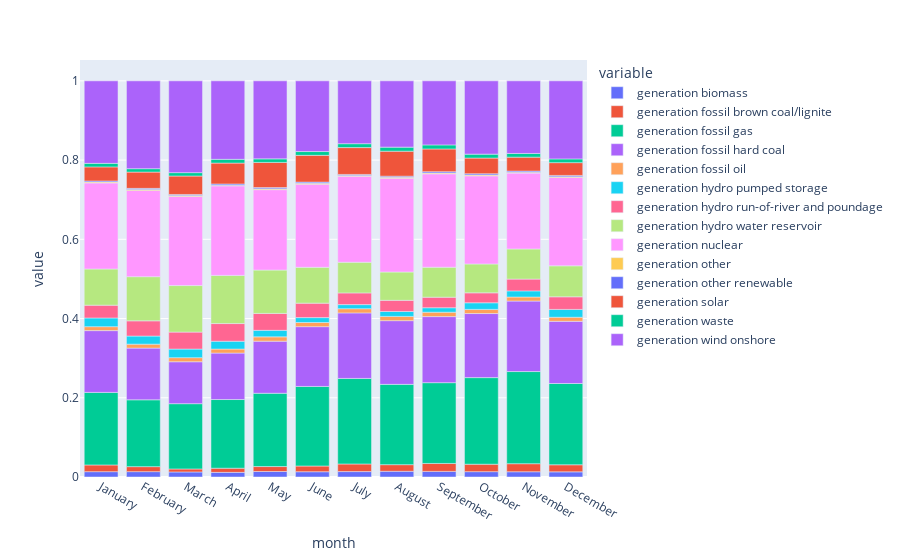

Notebook code cell kept with this figure:
### Code cell
fig= px.bar(df_generation)
fig.show()

### Figure 1 — Plotly figure (JSON) as saved in the notebook; plotly's stock layout.template omitted (floating-point values rounded to 4 significant figures)
{"data": [{"alignmentgroup": "True", "hovertemplate": "variable=generation biomass<br>month=%{x}<br>value=%{y}<extra></extra>", "legendgroup": "generation biomass", "marker": {"color": "#636efa", "pattern": {"shape": ""}}, "name": "generation biomass", "offsetgroup": "generation biomass", "orientation": "v", "showlegend": true, "textposition": "auto", "type": "bar", "x": ["January", "February", "March", "April", "May", "June", "July", "August", "September", "October", "November", "December"], "xaxis": "x", "y": [0.01347, 0.01352, 0.01277, 0.01172, 0.01386, 0.01329, 0.01368, 0.01446, 0.01417, 0.01351, 0.01325, 0.01299], "yaxis": "y"}, {"alignmentgroup": "True", "hovertemplate": "variable=generation fossil brown coal/lignite<br>month=%{x}<br>value=%{y}<extra></extra>", "legendgroup": "generation fossil brown coal/lignite", "marker": {"color": "#EF553B", "pattern": {"shape": ""}}, "name": "generation fossil brown coal/lignite", "offsetgroup": "generation fossil brown coal/lignite", "orientation": "v", "showlegend": true, "textposition": "auto", "type": "bar", "x": ["January", "February", "March", "April", "May", "June", "July", "August", "September", "October", "November", "December"], "xaxis": "x", "y": [0.01694, 0.01264, 0.007524, 0.01053, 0.01248, 0.01448, 0.01917, 0.01669, 0.02001, 0.01878, 0.02034, 0.01785], "yaxis": "y"}, {"alignmentgroup": "True", "hovertemplate": "variable=generation fossil gas<br>month=%{x}<br>value=%{y}<extra></extra>", "legendgroup": "generation fossil gas", "marker": {"color": "#00cc96", "pattern": {"shape": ""}}, "name": "generation fossil gas", "offsetgroup": "generation fossil gas", "orientation": "v", "showlegend": true, "textposition": "auto", "type": "bar", "x": ["January", "February", "March", "April", "May", "June", "July", "August", "September", "October", "November", "December"], "xaxis": "x", "y": [0.1832, 0.1687, 0.1648, 0.1733, 0.1851, 0.2008, 0.216, 0.2027, 0.204, 0.2186, 0.2326, 0.2052], "yaxis": "y"}, {"alignmentgroup": "True", "hovertemplate": "variable=generation fossil hard coal<br>month=%{x}<br>value=%{y}<extra></extra>", "legendgroup": "generation fossil hard coal", "marker": {"color": "#ab63fa", "pattern": {"shape": ""}}, "name": "generation fossil hard coal", "offsetgroup": "generation fossil hard coal", "orientation": "v", "showlegend": true, "textposition": "auto", "type": "bar", "x": ["January", "February", "March", "April", "May", "June", "July", "August", "September", "October", "November", "December"], "xaxis": "x", "y": [0.1559, 0.1305, 0.1058, 0.1173, 0.1315, 0.1509, 0.1654, 0.1608, 0.1668, 0.1618, 0.178, 0.157], "yaxis": "y"}, {"alignmentgroup": "True", "hovertemplate": "variable=generation fossil oil<br>month=%{x}<br>value=%{y}<extra></extra>", "legendgroup": "generation fossil oil", "marker": {"color": "#FFA15A", "pattern": {"shape": ""}}, "name": "generation fossil oil", "offsetgroup": "generation fossil oil", "orientation": "v", "showlegend": true, "textposition": "auto", "type": "bar", "x": ["January", "February", "March", "April", "May", "June", "July", "August", "September", "October", "November", "December"], "xaxis": "x", "y": [0.009967, 0.01009, 0.01032, 0.01013, 0.01084, 0.01045, 0.01058, 0.01073, 0.01109, 0.0105, 0.01017, 0.0102], "yaxis": "y"}, {"alignmentgroup": "True", "hovertemplate": "variable=generation hydro pumped storage<br>month=%{x}<br>value=%{y}<extra></extra>", "legendgroup": "generation hydro pumped storage", "marker": {"color": "#19d3f3", "pattern": {"shape": ""}}, "name": "generation hydro pumped storage", "offsetgroup": "generation hydro pumped storage", "orientation": "v", "showlegend": true, "textposition": "auto", "type": "bar", "x": ["January", "February", "March", "April", "May", "June", "July", "August", "September", "October", "November", "December"], "xaxis": "x", "y": [0.02194, 0.02037, 0.0217, 0.01982, 0.01648, 0.0124, 0.01037, 0.01243, 0.01129, 0.01668, 0.01551, 0.01981], "yaxis": "y"}, {"alignmentgroup": "True", "hovertemplate": "variable=generation hydro run-of-river and poundage<br>month=%{x}<br>value=%{y}<extra></extra>", "legendgroup": "generation hydro run-of-river and poundage", "marker": {"color": "#FF6692", "pattern": {"shape": ""}}, "name": "generation hydro run-of-river and poundage", "offsetgroup": "generation hydro run-of-river and poundage", "orientation": "v", "showlegend": true, "textposition": "auto", "type": "bar", "x": ["January", "February", "March", "April", "May", "June", "July", "August", "September", "October", "November", "December"], "xaxis": "x", "y": [0.03228, 0.03845, 0.04279, 0.04457, 0.04267, 0.03648, 0.0295, 0.02812, 0.02659, 0.02506, 0.0297, 0.03184], "yaxis": "y"}, {"alignmentgroup": "True", "hovertemplate": "variable=generation hydro water reservoir<br>month=%{x}<br>value=%{y}<extra></extra>", "legendgroup": "generation hydro water reservoir", "marker": {"color": "#B6E880", "pattern": {"shape": ""}}, "name": "generation hydro water reservoir", "offsetgroup": "generation hydro water reservoir", "orientation": "v", "showlegend": true, "textposition": "auto", "type": "bar", "x": ["January", "February", "March", "April", "May", "June", "July", "August", "September", "October", "November", "December"], "xaxis": "x", "y": [0.09136, 0.1114, 0.1175, 0.1215, 0.1095, 0.09044, 0.07741, 0.07154, 0.07565, 0.07287, 0.07617, 0.0782], "yaxis": "y"}, {"alignmentgroup": "True", "hovertemplate": "variable=generation nuclear<br>month=%{x}<br>value=%{y}<extra></extra>", "legendgroup": "generation nuclear", "marker": {"color": "#FF97FF", "pattern": {"shape": ""}}, "name": "generation nuclear", "offsetgroup": "generation nuclear", "orientation": "v", "showlegend": true, "textposition": "auto", "type": "bar", "x": ["January", "February", "March", "April", "May", "June", "July", "August", "September", "October", "November", "December"], "xaxis": "x", "y": [0.2173, 0.2178, 0.2249, 0.2261, 0.2029, 0.2099, 0.2169, 0.2367, 0.2358, 0.2224, 0.1914, 0.2231], "yaxis": "y"}, {"alignmentgroup": "True", "hovertemplate": "variable=generation other<br>month=%{x}<br>value=%{y}<extra></extra>", "legendgroup": "generation other", "marker": {"color": "#FECB52", "pattern": {"shape": ""}}, "name": "generation other", "offsetgroup": "generation other", "orientation": "v", "showlegend": true, "textposition": "auto", "type": "bar", "x": ["January", "February", "March", "April", "May", "June", "July", "August", "September", "October", "November", "December"], "xaxis": "x", "y": [0.002065, 0.002264, 0.002218, 0.001648, 0.002031, 0.002173, 0.001902, 0.002212, 0.00224, 0.00228, 0.002096, 0.002101], "yaxis": "y"}, {"alignmentgroup": "True", "hovertemplate": "variable=generation other renewable<br>month=%{x}<br>value=%{y}<extra></extra>", "legendgroup": "generation other renewable", "marker": {"color": "#636efa", "pattern": {"shape": ""}}, "name": "generation other renewable", "offsetgroup": "generation other renewable", "orientation": "v", "showlegend": true, "textposition": "auto", "type": "bar", "x": ["January", "February", "March", "April", "May", "June", "July", "August", "September", "October", "November", "December"], "xaxis": "x", "y": [0.002843, 0.002818, 0.002858, 0.00309, 0.003182, 0.002997, 0.002884, 0.003007, 0.003122, 0.003105, 0.002961, 0.003046], "yaxis": "y"}, {"alignmentgroup": "True", "hovertemplate": "variable=generation solar<br>month=%{x}<br>value=%{y}<extra></extra>", "legendgroup": "generation solar", "marker": {"color": "#EF553B", "pattern": {"shape": ""}}, "name": "generation solar", "offsetgroup": "generation solar", "orientation": "v", "showlegend": true, "textposition": "auto", "type": "bar", "x": ["January", "February", "March", "April", "May", "June", "July", "August", "September", "October", "November", "December"], "xaxis": "x", "y": [0.03554, 0.04112, 0.04658, 0.05273, 0.06357, 0.06756, 0.06778, 0.06307, 0.05745, 0.03955, 0.03522, 0.03225], "yaxis": "y"}, {"alignmentgroup": "True", "hovertemplate": "variable=generation waste<br>month=%{x}<br>value=%{y}<extra></extra>", "legendgroup": "generation waste", "marker": {"color": "#00cc96", "pattern": {"shape": ""}}, "name": "generation waste", "offsetgroup": "generation waste", "orientation": "v", "showlegend": true, "textposition": "auto", "type": "bar", "x": ["January", "February", "March", "April", "May", "June", "July", "August", "September", "October", "November", "December"], "xaxis": "x", "y": [0.008934, 0.008592, 0.008518, 0.009459, 0.008952, 0.009599, 0.00981, 0.0102, 0.0102, 0.00993, 0.009302, 0.00945], "yaxis": "y"}, {"alignmentgroup": "True", "hovertemplate": "variable=generation wind onshore<br>month=%{x}<br>value=%{y}<extra></extra>", "legendgroup": "generation wind onshore", "marker": {"color": "#ab63fa", "pattern": {"shape": ""}}, "name": "generation wind onshore", "offsetgroup": "generation wind onshore", "orientation": "v", "showlegend": true, "textposition": "auto", "type": "bar", "x": ["January", "February", "March", "April", "May", "June", "July", "August", "September", "October", "November", "December"], "xaxis": "x", "y": [0.2083, 0.2217, 0.2317, 0.1981, 0.1969, 0.1784, 0.1586, 0.1673, 0.1617, 0.185, 0.1833, 0.197], "yaxis": "y"}], "layout": {"barmode": "relative", "legend": {"title": {"text": "variable"}, "tracegroupgap": 0}, "margin": {"t": 60}, "xaxis": {"anchor": "y", "domain": [0, 1], "title": {"text": "month"}}, "yaxis": {"anchor": "x", "domain": [0, 1], "title": {"text": "value"}}}}
